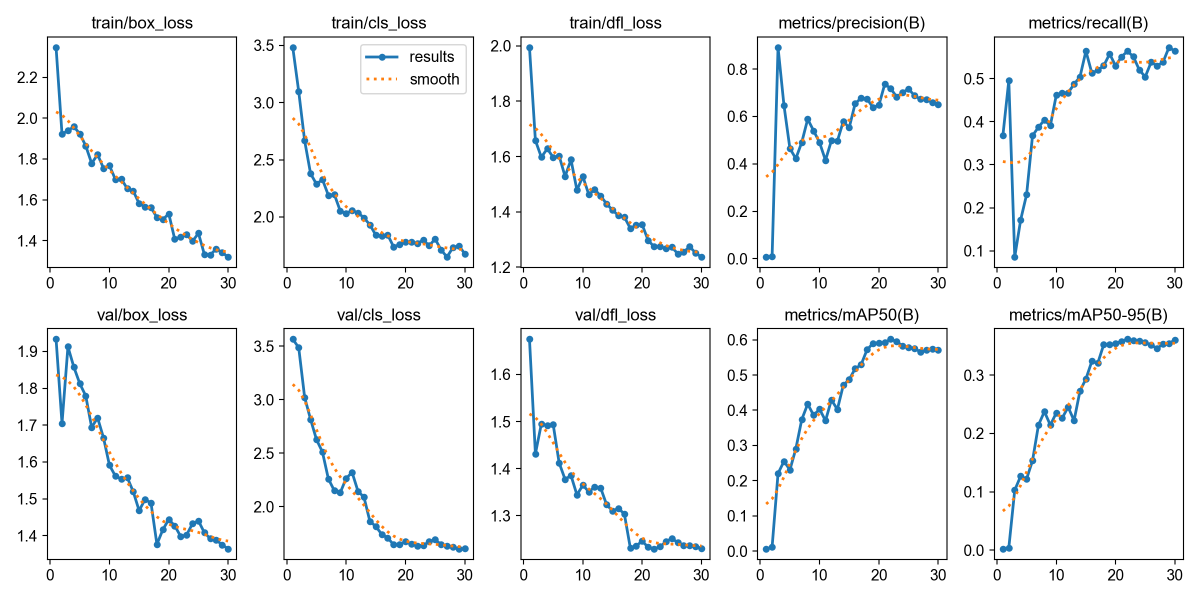
#> input picture runs/detect/stamp_detector/results.png, 2400 x 1200 px (shown at 1/2 size)
$ python -i search_similar_classic.py   (imports and definitions only)
#> lines starting #> are read from the running program, lines starting #| are printed output that depends on the picture
import argparse
import json
import shutil
from pathlib import Path

import faiss
import numpy as np
from PIL import Image, ImageFilter


# Mateixes extensions acceptades que en build_embeddings.py.
IMAGE_EXTENSIONS = {".jpg", ".jpeg", ".png", ".webp"}


def l2_normalize(vector, eps=1e-8):
    """
    Normalitza un vector perquè tingui norma 1.

    Això és necessari quan l'índex FAISS s'ha creat amb mètrica cosine,
    perquè en realitat usem Inner Product sobre vectors normalitzats.
    """
    norm = np.linalg.norm(vector)

    if norm < eps:
        return vector

    return vector / norm


def image_to_embedding(image_path, thumbnail_size=64, edge_size=32, hist_bins=16):
    """
    Converteix una imatge/crop en un embedding visual simple.

    IMPORTANT:
    Aquesta funció ha de ser equivalent a la de build_embeddings.py.
    Si canviem com construïm embeddings allà, també ho hem de canviar aquí.

    L'embedding combina:
        1. Miniatura RGB.
        2. Histograma de color.
        3. Miniatura de vores/contorns.
    """
#> called with thumbnail_size = 64, edge_size = 32, hist_bins = 16
    with Image.open(image_path).convert("RGB") as img:
        # 1) Miniatura RGB.
        thumb = img.resize((thumbnail_size, thumbnail_size))
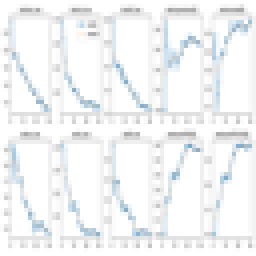
#> thumb: PIL image 64x64 RGB (shown 4 times larger); mean R, G, B 242.1, 243.9, 245
        thumb_arr = np.asarray(thumb, dtype=np.float32) / 255.0
        thumb_feat = thumb_arr.flatten()
#> thumb_feat = 12288 values, max 1 at index 0, min 0.49 at index 7053, mean 0.956

        # 2) Histograma RGB.
        img_arr = np.asarray(img, dtype=np.float32) / 255.0
        hist_features = []

        for channel in range(3):
            hist, _ = np.histogram(
                img_arr[:, :, channel],
                bins=hist_bins,
                range=(0.0, 1.0),
                density=True,
            )
            hist_features.append(hist.astype(np.float32))
#> after the loop, hist_features = 3 items

        hist_feat = np.concatenate(hist_features)
#> hist_feat = 48 values, max 14.87 at index 15, min 0.00635 at index 20, mean 1

        # 3) Vores/contorns.
        gray = img.convert("L")
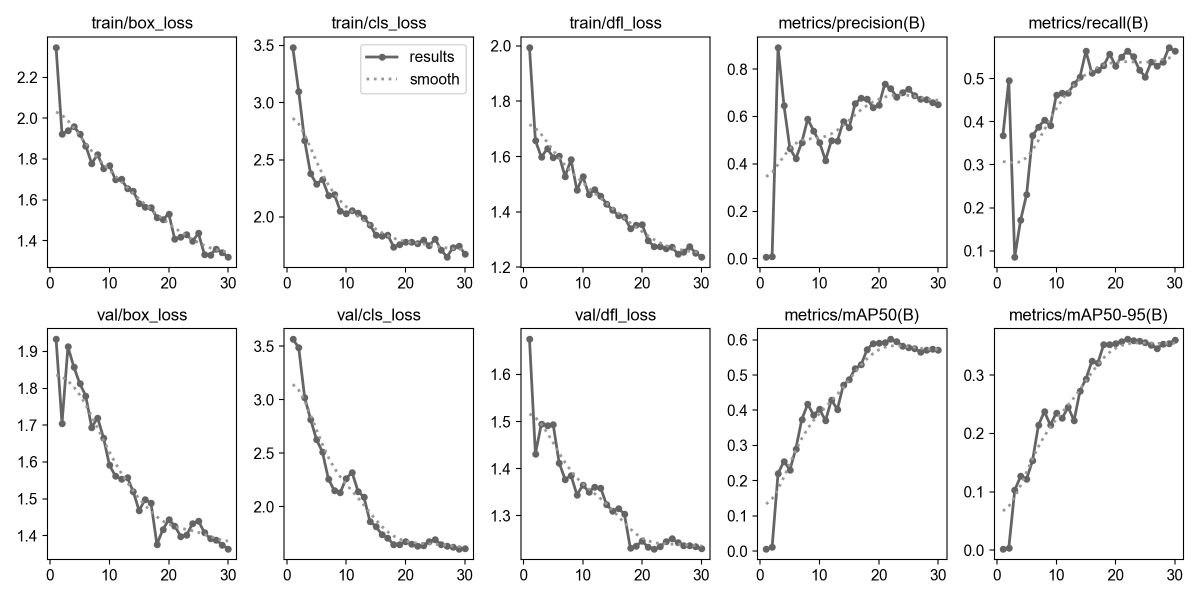
#> gray: PIL image 2400x1200 L (shown at 1/2 size); min 0, max 255, mean 244
        edges = gray.filter(ImageFilter.FIND_EDGES)
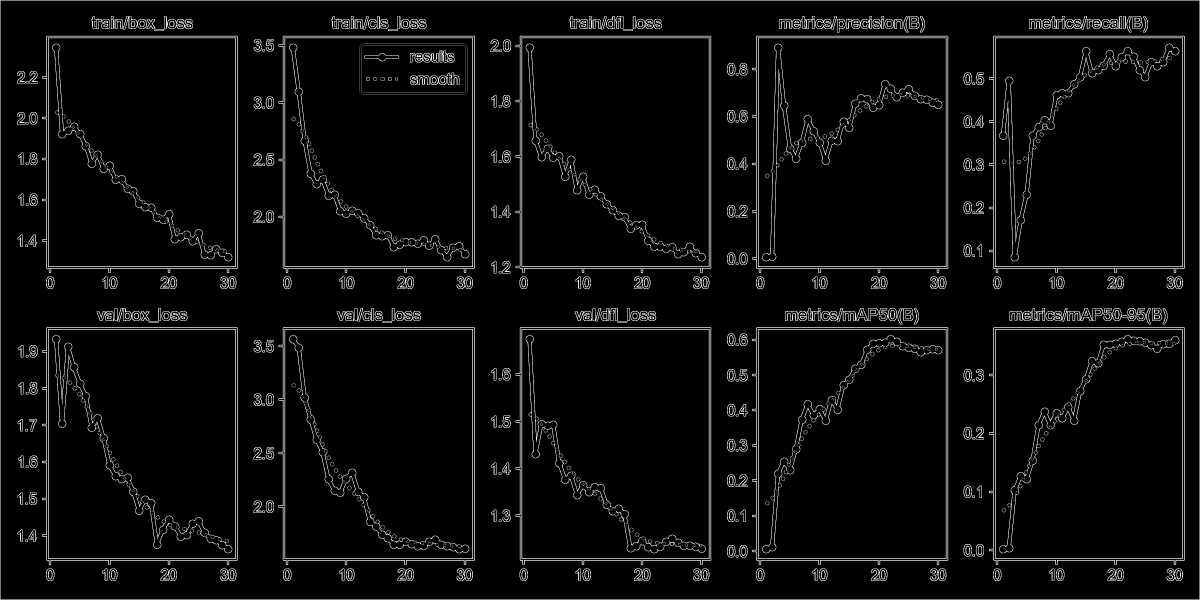
#> edges: PIL image 2400x1200 L (shown at 1/2 size); min 0, max 255, mean 10.5
        edges = edges.resize((edge_size, edge_size))
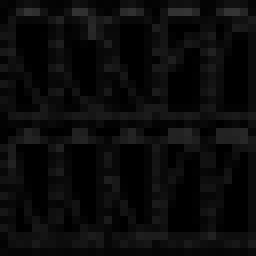
#> edges: PIL image 32x32 L (shown 8 times larger); min 0, max 52, mean 10.5
        edge_arr = np.asarray(edges, dtype=np.float32) / 255.0
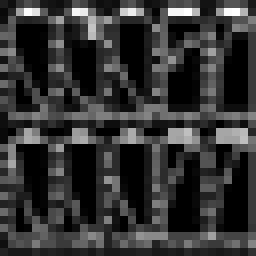
#> edge_arr: shape (32, 32) float32 (shown 8 times larger); min 0, max 0.204, mean 0.0413; drawn with min black and max white
        edge_feat = edge_arr.flatten()
#> edge_feat = 1024 values, max 0.204 at index 55, min 0 at index 98, mean 0.0413

    embedding = np.concatenate([
        thumb_feat,
        hist_feat,
        edge_feat,
    ]).astype(np.float32)
#> embedding = 13360 values, max 14.87 at index 12303, min 0 at index 12434, mean 0.886

    return l2_normalize(embedding)
#> in l2_normalize, `norm = np.linalg.norm(vector)`: norm = 109.3


# [213 lines left out: functions load_metadata, load_faiss_config, copy_result_images, main, not called in this run]


# [2 lines not run here, left out]

>>> result = image_to_embedding('../runs/detect/stamp_detector/results.png')
#> result = 13360 values, max 0.136 at index 12303, min 0 at index 12434, mean 0.0081
